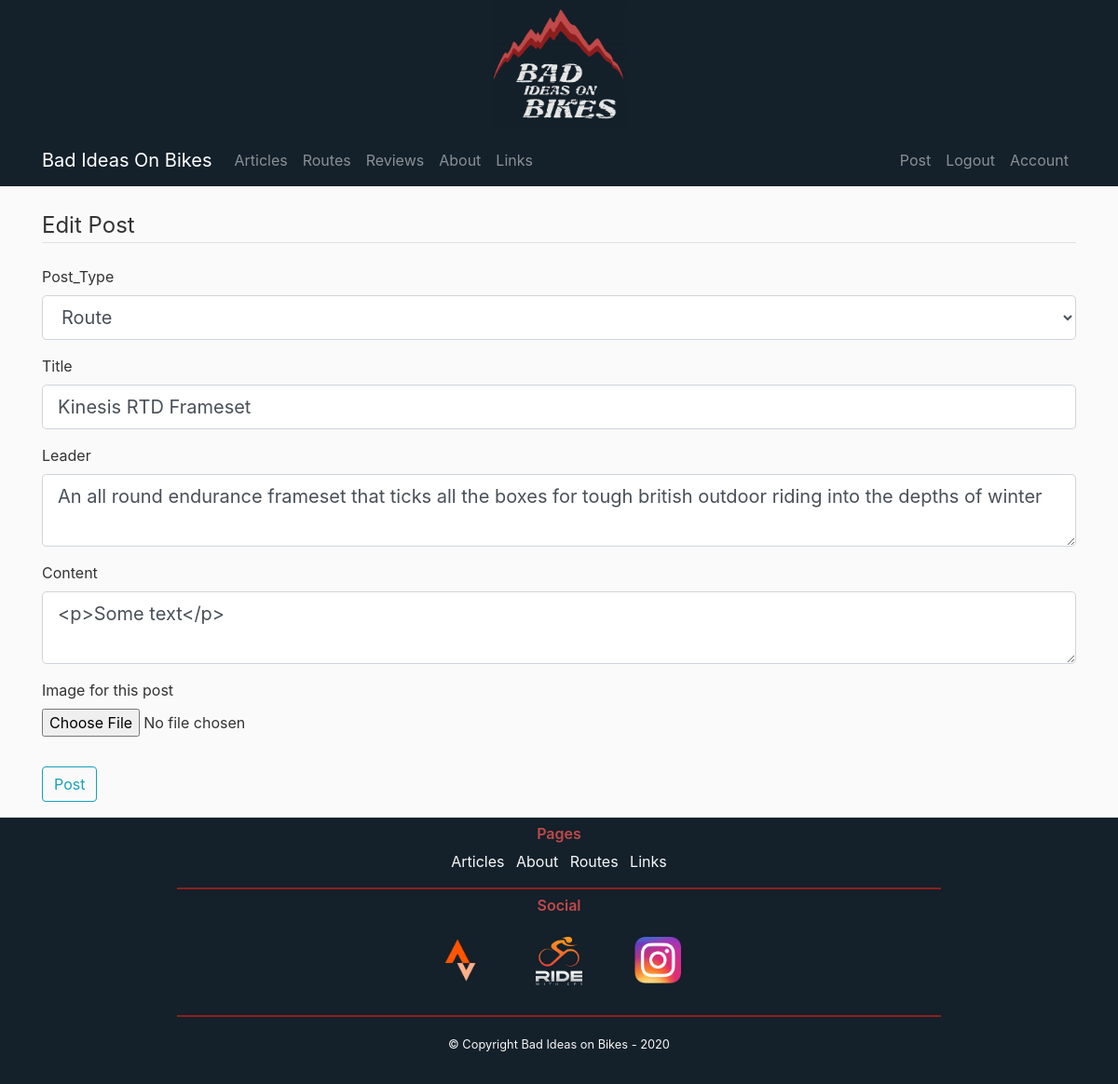
Page /post/2/update (signed in) on the committed database.
### flaskbiob/models.py (models this page shows, shortened)
class Posts(db.Model):
    id = db.Column(db.Integer, primary_key=True)
    post_type = db.Column(db.String(7), nullable=False)
    title = db.Column(db.String(100), nullable=False)
    date = db.Column(db.DateTime, nullable=False, default=datetime.utcnow)
    leader = db.Column(db.Text, nullable=False)
    content = db.Column(db.Text, nullable=False)
    post_image = db.Column(db.String(100), nullable=False, default="default_post.jpg")
    user = db.Column(db.Integer, db.ForeignKey("users.id"), nullable=False)
    routes = db.relationship("Routes", backref="post_route", lazy="joined", uselist=False)
    reviews = db.relationship("Reviews", backref="post_review", lazy="joined", uselist=False)

### flaskbiob/posts/routes.py (the view)
@posts.route("/post/<post_id>/update", methods=["GET", "POST"])
@login_required
def updatepostPage(post_id):
    post = Posts.query.get_or_404(post_id)
    if post.author != current_user:
        abort(403)
    form = PostForm()
    if form.validate_on_submit():
        if form.post_image.data:
            picture_file = save_post_picture(form.post_image.data)
            post.post_image = picture_file
        post.title = form.title.data
        post.leader = form.leader.data
        post.content = form.content.data
        db.session.commit()
        flash("Post updated!", "success")
        return redirect(url_for("posts.postPage", post_id=post_id))
    elif request.method == "GET":
        form.title.data = post.title
        form.leader.data = post.leader
        form.content.data = post.content
    return render_template("Edit_Post.html", title="Edit Post", form=form)

### flaskbiob/posts/forms.py
class PostForm(FlaskForm):
    post_type = SelectField("Post_Type", choices=["Route", "Review", "Other"])
    title = StringField("Title", validators=[DataRequired()])
    leader = TextAreaField("Leader", validators=[DataRequired()])
    content = TextAreaField("Content", validators=[])
    post_image = FileField("Image for this post", validators=[FileAllowed(["jpg", "jpeg", "png", "JPG"])])
    submit = SubmitField("Post")

### flaskbiob/models.py (called while the page is built)
@login_manager.user_loader
def load_user(user_id):
    return Users.query.get(int(user_id))

### flaskbiob/templates/Edit_Post.html (shortened to what this page needs)
{% extends "BASE.html" %}
{% block content %}
    <div class="content-section">
        <form method="POST" action="" enctype="multipart/form-data">
            <fieldset class="form-group">
                <legend class="border-bottom mb-4">
                    Edit Post
                </legend>
                <div class="form-group">
                    {{ form.post_type.label(class="form-control-label") }}
                    {% if form.post_type.errors %}
                        {{ form.post_type(class="form-control form-control-lg is-invalid") }}
                        <div class="invalid-feedback">
                            {% for error in form.post_type.errors %}
                                <span>{{ error }}</span>
                            {% endfor %}
                        </div>
                    {% else %}
                        {{ form.post_type(class="form-control form-control-lg") }}
                    {% endif %}
                </div>
                <div class="form-group">
                    {{ form.title.label(class="form-control-label") }}
                    {% if form.title.errors %}
                        {{ form.title(class="form-control form-control-lg is-invalid") }}
                        <div class="invalid-feedback">
                            {% for error in form.title.errors %}
                                <span>{{ error }}</span>
                            {% endfor %}
                        </div>
                    {% else %}
                        {{ form.title(class="form-control form-control-lg") }}
                    {% endif %}
                </div>
                <div class="form-group">
                    {{ form.leader.label(class="form-control-label") }}
                    {% if form.content.errors %}
                        {{ form.leader(class="form-control form-control-lg is-invalid") }}
                        <div class="invalid-feedback">
                            {% for error in form.leader.errors %}
                                <span>{{ error }}</span>
                            {% endfor %}
                        </div>
                    {% else %}
                        {{ form.leader(class="form-control form-control-lg") }}
                    {% endif %}
                </div>
                <div class="form-group">
                    {{ form.content.label(class="form-control-label") }}
                    {% if form.content.errors %}
                        {{ form.content(class="form-control form-control-lg is-invalid") }}
                        <div class="invalid-feedback">
                            {% for error in form.content.errors %}
                                <span>{{ error }}</span>
                            {% endfor %}
                        </div>
                    {% else %}
                        {{ form.content(class="form-control form-control-lg") }}
                    {% endif %}
                </div>
                <div class="form-group">
                        {{ form.post_image.label() }}
                        {{ form.post_image(class="form-control-file") }}
                    </div>
            </fieldset>
                <div class="form-group">
                    {{form.submit(class="btn btn-outline-info")}}
                </div>
        </form>
    </div>
{% endblock content %}

### flaskbiob/static/main.css (style rules this page uses)
body { background: #fafafa; color: #333333; }

### rows in the picture
Posts: post_type "Route", title "Kinesis RTD Frameset", leader "An all round endurance frameset that ticks all the boxes for tough british outdoor riding into the depths of winter", content "<p>Some text</p>"
